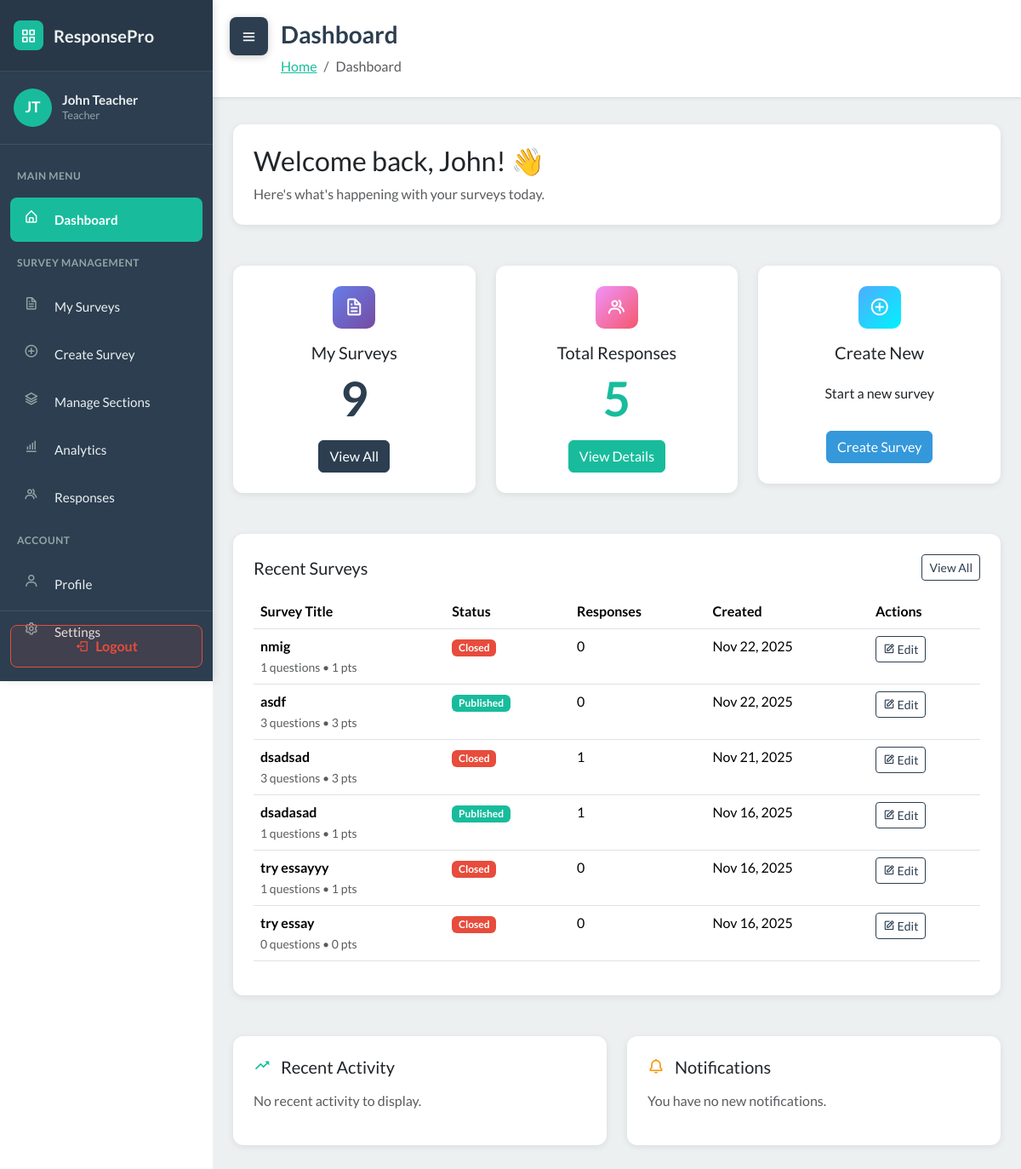
The app's page /dashboard/ (signed in) with its own data.
### WebSurvey/models.py (models this page shows, shortened)
class User(AbstractUser):
    ROLE_CHOICES = [
        ('student', 'Student'),
        ('teacher', 'Teacher'),
    ]
    role = models.CharField('role', max_length=20, choices=ROLE_CHOICES, default='student')
    section = models.ForeignKey(Section, null=True, blank=True, on_delete=models.SET_NULL, related_name='students')

class Survey(models.Model):
    STATUS_CHOICES = [
        ('draft', 'Draft'),
        ('published', 'Published'),
        ('closed', 'Closed'),
    ]
    title = models.CharField(max_length=255)
    description = models.TextField(blank=True)
    teacher = models.ForeignKey(User, on_delete=models.CASCADE, related_name='surveys')
    sections = models.ManyToManyField(Section, blank=True, related_name='surveys')
    status = models.CharField(max_length=20, choices=STATUS_CHOICES, default='draft')
    total_points = models.IntegerField(default=0)
    time_limit = models.IntegerField(null=True, blank=True, help_text="Time limit in minutes")
    due_date = models.DateTimeField(null=True, blank=True)
    created_at = models.DateTimeField(auto_now_add=True)
    updated_at = models.DateTimeField(auto_now=True)
    class Meta:
        ordering = ['-created_at']

### WebSurvey/views.py (the view)
# urls.py: path('dashboard/', views.dashboardPage, name='dashboard'),
@login_required
def dashboardPage(request):
    auto_close_due_surveys()
    user = request.user
    context = {
        'user': user,
        'role': user.role
    }
    if user.role == 'teacher':
        teacher_surveys = user.surveys.all().prefetch_related('questions', 'responses')
        context.update({
            'teacher_survey_count': teacher_surveys.count(),
            'teacher_response_count': StudentResponse.objects.filter(survey__teacher=user).count(),
            'teacher_surveys': teacher_surveys[:6]
        })
    else:
        context.update(_get_student_survey_data(user))
    return render(request, 'dashboard.html', context)

### WebSurvey/templates/dashboard.html (shortened to what this page needs)
<!DOCTYPE html>
{% load static %}
<html data-bs-theme="light" lang="en">
<head>
    <link rel="stylesheet" href="https://cdn.jsdelivr.net/npm/bootswatch@5.3.6/dist/flatly/bootstrap.min.css">
    <link rel="stylesheet" href="https://cdn.jsdelivr.net/npm/boxicons@latest/css/boxicons.min.css">
    <link rel="stylesheet" href="https://cdnjs.cloudflare.com/ajax/libs/font-awesome/4.7.0/css/font-awesome.min.css">
    <link rel="stylesheet" href="{% static 'css/dashboard-sidebar.css' %}">
    <link rel="stylesheet" href="{% static 'css/bss-overrides.css' %}">
</head>
<body>
    <button class="sidebar-toggle shifted" id="sidebarToggle">
        <i class="bx bx-menu"></i>
    </button>
    <aside class="dashboard-sidebar" id="sidebar">
        <div class="sidebar-header">
            <a href="{% url 'dashboard' %}" class="sidebar-brand">
                <div class="brand-icon">
                    <i class="bx bx-grid-alt" style="color: white;"></i>
                </div>
                <span>ResponsePro</span>
            </a>
        </div>
        <div class="sidebar-user">
            <div class="user-avatar">
                {{ user.first_name.0|upper }}{{ user.last_name.0|upper }}
            </div>
            <div class="user-info">
                <h6>{{ user.first_name }} {{ user.last_name }}</h6>
                <p>{{ user.get_role_display }}</p>
            </div>
        </div>
        <nav class="sidebar-nav">
            <div class="nav-section-title">Main Menu</div>
            <div class="sidebar-nav-item">
                <a href="{% url 'dashboard' %}" class="sidebar-nav-link">
                    <i class="bx bx-home-alt"></i>
                    <span>Dashboard</span>
                </a>
            </div>
            {% if user.role == 'teacher' %}
            <div class="nav-section-title">Survey Management</div>
            <div class="sidebar-nav-item">
                <a href="{% url 'survey_list' %}" class="sidebar-nav-link">
                    <i class="bx bx-file"></i>
                    <span>My Surveys</span>
                </a>
            </div>
            <div class="sidebar-nav-item">
                <a href="{% url 'survey_create' %}" class="sidebar-nav-link">
                    <i class="bx bx-plus-circle"></i>
                    <span>Create Survey</span>
                </a>
            </div>
            <div class="sidebar-nav-item">
                <a href="{% url 'section_list' %}" class="sidebar-nav-link">
                    <i class="bx bx-layer"></i>
                    <span>Manage Sections</span>
                </a>
            </div>
            <div class="sidebar-nav-item">
                <a href="{% url 'overall_analytics' %}" class="sidebar-nav-link">
                    <i class="bx bx-bar-chart-alt"></i>
                    <span>Analytics</span>
                </a>
            </div>
           <div class="sidebar-nav-item">
               <a href="{% url 'response_management' %}" class="sidebar-nav-link">
               <i class="bx bx-group"></i>
               <span>Responses</span>
               </a>
           </div>
            {% endif %}
            <div class="nav-section-title">Account</div>
            <div class="sidebar-nav-item">
                <a href="#" class="sidebar-nav-link">
                    <i class="bx bx-user"></i>
                    <span>Profile</span>
                </a>
            </div>
            <div class="sidebar-nav-item">
                <a href="#" class="sidebar-nav-link">
                    <i class="bx bx-cog"></i>
                    <span>Settings</span>
                </a>
            </div>
        </nav>
        <div class="sidebar-logout">
            <a href="{% url 'logout' %}" class="logout-btn">
                <i class="bx bx-log-out"></i>
                <span>Logout</span>
            </a>
        </div>
    </aside>
    <main class="dashboard-content" id="mainContent">
        {% block content %}
        <div class="content-header">
            <h1>Dashboard</h1>
            <nav aria-label="breadcrumb">
                <ol class="breadcrumb">
                    <li class="breadcrumb-item"><a href="{% url 'landing' %}">Home</a></li>
                    <li class="breadcrumb-item active" aria-current="page">Dashboard</li>
                </ol>
            </nav>
        </div>
        <div class="container-fluid px-4 pb-5">
            <div class="row mb-4">
                <div class="col-12">
                    <div class="dashboard-card">
                        <h3 class="mb-2">Welcome back, {{ user.first_name }}! 👋</h3>
                        <p class="text-muted mb-0">Here's what's happening with your surveys today.</p>
                    </div>
                </div>
            </div>
            {% if user.role == 'teacher' %}
            <div class="row">
                <div class="col-md-4 mb-4">
                    <div class="dashboard-card text-center">
                        <div class="card-icon mx-auto" style="background: linear-gradient(135deg, #667eea 0%, #764ba2 100%); color: white;">
                            <i class="bx bx-file"></i>
                        </div>
                        <h5 class="card-title mb-2">My Surveys</h5>
                        <p class="display-4 mb-3 fw-bold text-primary">{{ teacher_survey_count|default:0 }}</p>
                        <a href="{% url 'survey_list' %}" class="btn btn-primary">View All</a>
                    </div>
                </div>
                <div class="col-md-4 mb-4">
                    <div class="dashboard-card text-center">
                        <div class="card-icon mx-auto" style="background: linear-gradient(135deg, #f093fb 0%, #f5576c 100%); color: white;">
                            <i class="bx bx-group"></i>
                        </div>
                        <h5 class="card-title mb-2">Total Responses</h5>
                        <p class="display-4 mb-3 fw-bold text-success">{{ teacher_response_count|default:0 }}</p>
                        <a href="{% url 'response_management' %}" class="btn btn-success">View Details</a>
                    </div>
                </div>
                <div class="col-md-4 mb-4">
                    <div class="dashboard-card text-center">
                        <div class="card-icon mx-auto" style="background: linear-gradient(135deg, #4facfe 0%, #00f2fe 100%); color: white;">
                            <i class="bx bx-plus-circle"></i>
                        </div>
                        <h5 class="card-title mb-2">Create New</h5>
                        <p class="mb-3" style="height: 3.5rem; display: flex; align-items: center; justify-content: center;">Start a new survey</p>
                        <a href="{% url 'survey_create' %}" class="btn btn-info">Create Survey</a>
                    </div>
                </div>
            </div>
            <div class="row">
                <div class="col-12">
                    <div class="dashboard-card">
                        <div class="d-flex justify-content-between align-items-center mb-3">
                            <h5 class="mb-0">Recent Surveys</h5>
                            <a href="{% url 'survey_list' %}" class="btn btn-sm btn-outline-primary">View All</a>
                        </div>
                        <div class="table-responsive">
                            <table class="table table-hover">
                                <thead>
                                    <tr>
                                        <th>Survey Title</th>
                                        <th>Status</th>
                                        <th>Responses</th>
                                        <th>Created</th>
                                        <th>Actions</th>
                                    </tr>
                                </thead>
                                <tbody>
                                    {% if teacher_surveys %}
                                        {% for survey in teacher_surveys %}
                                        <tr>
                                            <td>
                                                <strong>{{ survey.title }}</strong>
                                                <br>
                                                <small class="text-muted">{{ survey.questions.count }} questions • {{ survey.total_points }} pts</small>
                                            </td>
                                            <td>
                                                <span class="badge
                                                    {% if survey.status == 'published' %}bg-success
                                                    {% elif survey.status == 'draft' %}bg-secondary
                                                    {% else %}bg-danger{% endif %}">
                                                    {{ survey.get_status_display }}
                                                </span>
                                            </td>
                                            <td>{{ survey.responses.count }}</td>
                                            <td>{{ survey.created_at|date:"M d, Y" }}</td>
                                            <td>
                                                <a href="{% url 'survey_edit' survey.id %}" class="btn btn-sm btn-outline-primary">
                                                    <i class="bx bx-edit"></i> Edit
                                                </a>
                                            </td>
                                        </tr>
                                        {% endfor %}
                                    {% endif %}
                                </tbody>
                            </table>
                        </div>
                    </div>
                </div>
            </div>
            {% endif %}
            <div class="row mt-4">
                <div class="col-md-6 mb-4">
                    <div class="dashboard-card">
                        <h5 class="mb-3">
                            <i class="bx bx-trending-up text-success me-2"></i>
                            Recent Activity
                        </h5>
                        <p class="text-muted">No recent activity to display.</p>
                    </div>
                </div>
                <div class="col-md-6 mb-4">
                    <div class="dashboard-card">
                        <h5 class="mb-3">
                            <i class="bx bx-bell text-warning me-2"></i>
                            Notifications
                        </h5>
                        <p class="text-muted">You have no new notifications.</p>
                    </div>
                </div>
            </div>
        </div>
        {% endblock %}
    </main>
</body>
</html>

### records on screen
User: first_name.0 "J", last_name.0 "T", first_name "John", last_name "Teacher", role "Teacher"
Survey: title "nmig", questions.count "1", total_points "1", status "Closed", responses.count "0", created_at "Nov 22, 2025"
Survey: title "asdf", questions.count "3", total_points "3", status "Published", responses.count "0", created_at "Nov 22, 2025"
Survey: title "dsadsad", questions.count "3", total_points "3", status "Closed", responses.count "1", created_at "Nov 21, 2025"
Survey: title "dsadasad", questions.count "1", total_points "1", status "Published", responses.count "1", created_at "Nov 16, 2025"
Survey: title "try essayyy", questions.count "1", total_points "1", status "Closed", responses.count "0", created_at "Nov 16, 2025"
Survey: title "try essay", questions.count "0", total_points "0", status "Closed", responses.count "0", created_at "Nov 16, 2025"

### other values on screen
{{ teacher_survey_count|default:0 }} "9"
{{ teacher_response_count|default:0 }} "5"
